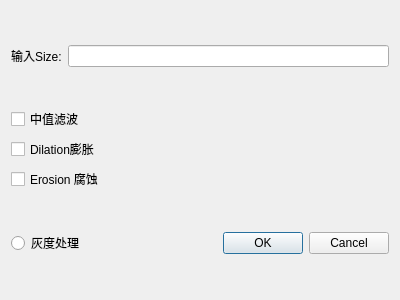
<?xml version="1.0" encoding="UTF-8"?>
<ui version="4.0">
 <class>MedianFilterDialog</class>
 <widget class="QDialog" name="MedianFilterDialog">
  <property name="geometry">
   <rect>
    <x>0</x>
    <y>0</y>
    <width>400</width>
    <height>300</height>
   </rect>
  </property>
  <property name="windowTitle">
   <string>Dialog</string>
  </property>
  <layout class="QVBoxLayout" name="verticalLayout_2" stretch="4,0,1">
   <item>
    <layout class="QHBoxLayout" name="horizontalLayout">
     <item>
      <widget class="QLabel" name="label">
       <property name="text">
        <string>输入Size:</string>
       </property>
      </widget>
     </item>
     <item>
      <widget class="QLineEdit" name="lineEdit"/>
     </item>
    </layout>
   </item>
   <item>
    <layout class="QVBoxLayout" name="verticalLayout">
     <item>
      <widget class="QCheckBox" name="checkBox">
       <property name="text">
        <string>中值滤波</string>
       </property>
      </widget>
     </item>
     <item>
      <widget class="QCheckBox" name="checkBox_2">
       <property name="text">
        <string>Dilation膨胀</string>
       </property>
      </widget>
     </item>
     <item>
      <widget class="QCheckBox" name="checkBox_3">
       <property name="text">
        <string>Erosion 腐蚀</string>
       </property>
      </widget>
     </item>
    </layout>
   </item>
   <item>
    <layout class="QHBoxLayout" name="horizontalLayout_2">
     <item>
      <widget class="QRadioButton" name="radioButton">
       <property name="text">
        <string>灰度处理</string>
       </property>
      </widget>
     </item>
     <item>
      <widget class="QDialogButtonBox" name="buttonBox">
       <property name="orientation">
        <enum>Qt::Horizontal</enum>
       </property>
       <property name="standardButtons">
        <set>QDialogButtonBox::Cancel|QDialogButtonBox::Ok</set>
       </property>
      </widget>
     </item>
    </layout>
   </item>
  </layout>
 </widget>
 <resources/>
 <connections>
  <connection>
   <sender>buttonBox</sender>
   <signal>accepted()</signal>
   <receiver>MedianFilterDialog</receiver>
   <slot>accept()</slot>
   <hints>
    <hint type="sourcelabel">
     <x>248</x>
     <y>254</y>
    </hint>
    <hint type="destinationlabel">
     <x>157</x>
     <y>274</y>
    </hint>
   </hints>
  </connection>
  <connection>
   <sender>buttonBox</sender>
   <signal>rejected()</signal>
   <receiver>MedianFilterDialog</receiver>
   <slot>reject()</slot>
   <hints>
    <hint type="sourcelabel">
     <x>316</x>
     <y>260</y>
    </hint>
    <hint type="destinationlabel">
     <x>286</x>
     <y>274</y>
    </hint>
   </hints>
  </connection>
 </connections>
</ui>
